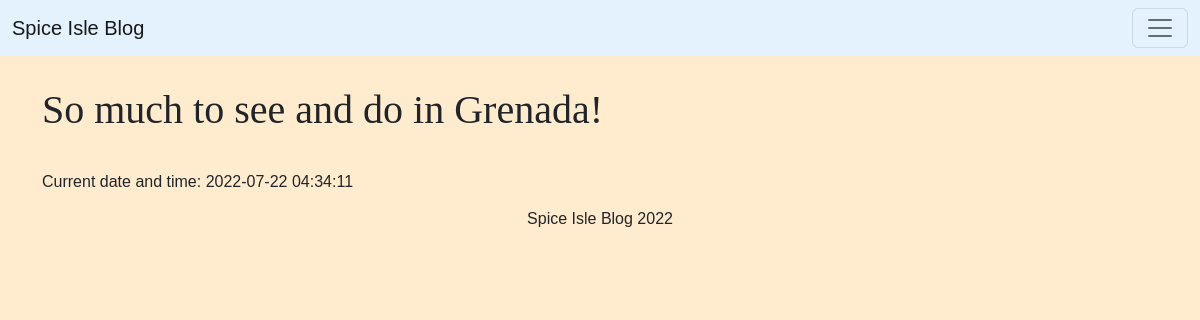
/posts/drafts/ (signed in), run on an earlier commit of the app's database.
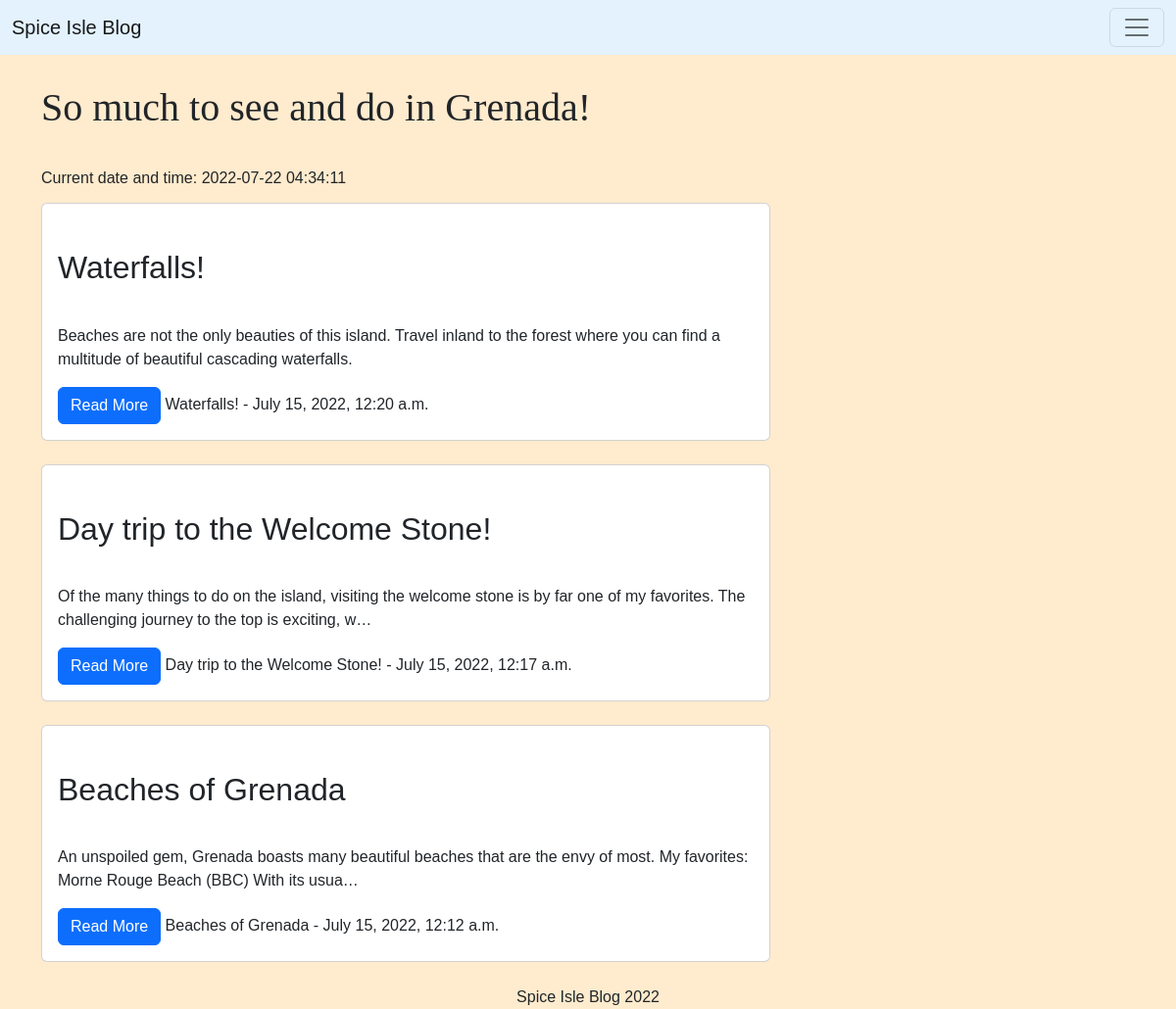
And on a later commit of the database.
### posts/models.py (models this page shows, shortened)
class Post(models.Model):
    title = models.CharField(max_length=128)
    subtitle = models.CharField(max_length=128)
    author = models.ForeignKey(
        get_user_model(),
        on_delete=models.CASCADE)
    body = models.TextField()
    created_on = models.DateTimeField(auto_now_add=True)
    active = models.BooleanField(default=False)

### posts/views.py (the view)
# urls.py: path('drafts/', DraftPostListView.as_view(), name='draft_post_list'),
class DraftPostListView(LoginRequiredMixin, ListView):
    template_name = "posts/list.html"
    model = Post
    def get_context_data(self, **kwargs):
        context = super().get_context_data(**kwargs)
        context["post_list"] = Post.objects.filter(
            active=False
        ).filter(
            author=self.request.user
            ).order_by('created_on').reverse()
        context["current_datetime"] = datetime.now().strftime("%F %H:%M:%S")
        return context

### templates/posts/list.html (shortened to what this page needs)
{% extends 'base.html' %}
{% load static %}
{% block content %}
<h1>So much to see and do in Grenada!</h1>
<h6>Current date and time: {{ current_datetime }}</h6>
<div class="col-md-8 mt-3 left">
    {% for post in post_list %}
    <div class="card mb-4">
        <div class="card-body">
            <h2 class="card-title">{{ post.title }}</h2>
            <p class="card-text">{{post.body|truncatechars:150 }}</p>
            <a href="{% url 'post_detail' post.id  %}" class="btn btn-primary">Read More</a>
                {{ post.title }} - {{ post.created_on }}
        </div>
    </div>
    {% endfor %}
</div>
{% endblock content %}

### templates/base.html (shortened to what this page needs)
{% load static %}
<!DOCTYPE html>
<html lang="en">
<head>
<link href="https://cdn.jsdelivr.net/npm/bootstrap@5.2.0-beta1/dist/css/bootstrap.min.css"
    rel="stylesheet"
>
<link
    href="{% static 'css/base.css' %}" rel="stylesheet">
</head>
<body>
    <nav class="navbar" style="background-color: #e3f2fd;">
        <div class="container-fluid">
          <a class="navbar-brand" href="{% url 'home' %}">Spice Isle Blog</a>
          <button class="navbar-toggler" type="button" data-bs-toggle="collapse" data-bs-target="#navbarNavAltMarkup" aria-controls="navbarNavAltMarkup" aria-expanded="false" aria-label="Toggle navigation">
            <span class="navbar-toggler-icon"></span>
          </button>
        </div>
      </nav>
      <div class="container">
        {% block content %}
        {% endblock content %}
     </div>
     <footer>Spice Isle Blog 2022</footer>
</body>
</html>

### static/css/base.css (style rules this page uses)
body { font-family: Verdana, Geneva, Tahoma, sans-serif; background-color: blanchedalmond; }
h1 { font-family: fantasy; padding-top: 30px; padding-bottom: 30px; }
h2 { padding-top: 30px; padding-bottom: 30px; }
footer { text-align: center; }

What changed in the data, as far as the page shows it:
added Post: title "Waterfalls!", body "Beaches are not the only beauties of this island. Travel inland to the forest where you can find a multitude of beautiful cascading waterfalls.", created_on "July 15, 2022, 12:20 a.m."
added Post: title "Day trip to the Welcome Stone!", body "Of the many things to do on the island, visiting the welcome stone is by far one of my favorites. The challenging journey to the top is exciting, w…", created_on "July 15, 2022, 12:17 a.m."
added Post: title "Beaches of Grenada", body "An unspoiled gem, Grenada boasts many beautiful beaches that are the envy of most. My favorites: Morne Rouge Beach (BBC) With its usua…", created_on "July 15, 2022, 12:12 a.m."
